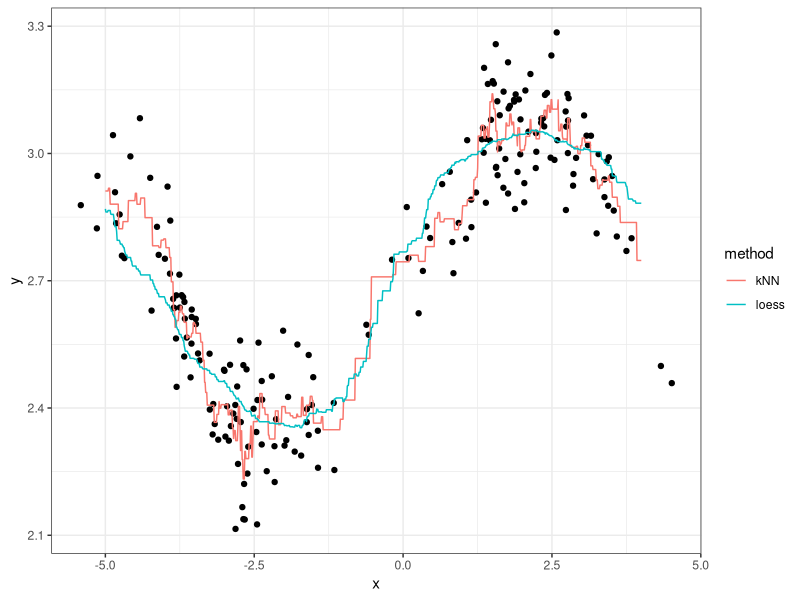

Generate this figure with R:
# class 2 

###EXERCISE 1
library(tidyverse)
library(knitr)
set.seed(87)
dat <- tibble(x = c(rnorm(100), rnorm(100)+5)-3,
              y = sin(x^2/5)/x + rnorm(200)/10 + exp(1))
kable(head(dat))

dat
# df[1:5, ] sebset 1:5 rows from data frame 


#kNN

dat$distance <- abs(dat$x)
dat.order <- arrange(dat,distance)
dat.order
dat_final <- dat.order[1:5, ]
dat_final
y_predication <- mean(dat_final$y)#2.744634
y_predication

#Loess

dat_loess <- filter(dat.order, distance <1)
y_predication2 <- mean(dat_loess$y) #2.76788
y_predication2

# [ note: what happens when r that is too small? 
#we will end up with no observation or the large error.
# tradeoff between choosing large and small values of either hyperparameters: 
#when r is small, we might overfit the data, low bias and high variane;  when r is large,  varaince is small, bias is going to be high ]

###EXERCISE 2


xgrid <- seq(-5, 4, length.out=1000)
kNN_estimates <- map_dbl(xgrid, function(x){
  ## YOUR CODE HERE FOR kNN
  dat$distance <- abs(dat$x-x)
  dat.order <- arrange(dat,distance)
  dat.order
  dat_final <- dat.order[1:5, ]
  dat_final
  mean(dat_final$y)#2.744634
  ## Note: The variable "x" here is a single value along the grid.
  ## Hint1: Extend your code for kNN from the previous exercise.
  ## Hint2: Say you store the prediction in the variable "yhat".
  ##         Then in a new line of code, write: return(yhat)
})



loess_estimates <- map_dbl(xgrid, function(x){
  ## YOUR CODE HERE FOR LOESS
  dat$distance <- abs(dat$x-x)
  dat.order <- arrange(dat,distance)
  dat_loess <- filter(dat.order, distance <1)
  mean(dat_loess$y) #2.76788
  ## Note: The variable "x" here is a single value along the grid.
  ## Hint1: Extend your code for loess from the previous exercise.
  ## Hint2: Say you store the prediction in the variable "yhat".
  ##         Then in a new line of code, write: return(yhat)
})
est <- tibble(x=xgrid, kNN=kNN_estimates, loess=loess_estimates) %>% 
  gather(key="method", value="estimate", kNN, loess)
ggplot() +
  geom_point(data=dat, mapping=aes(x,y)) +
  geom_line(data=est, 
            mapping=aes(x,estimate, group=method, colour=method)) +
  theme_bw()


